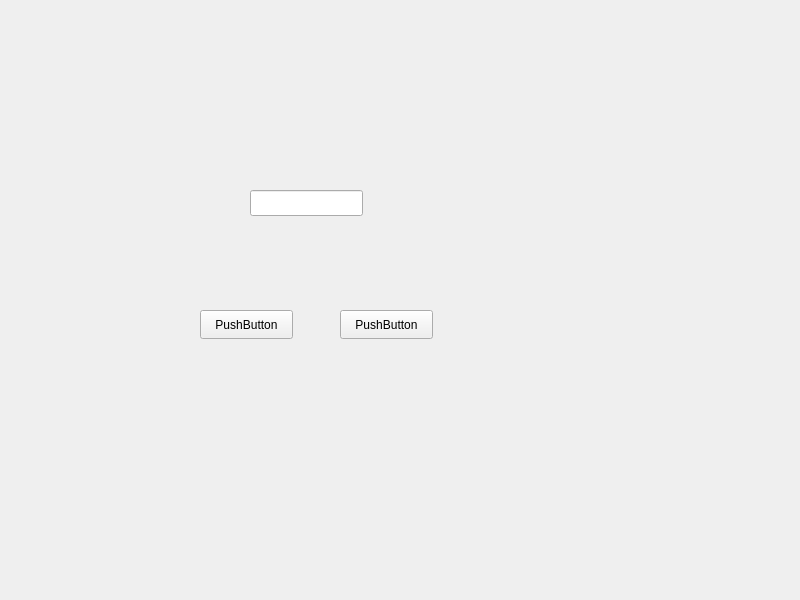
<?xml version="1.0" encoding="UTF-8"?>
<ui version="4.0">
 <class>Widget</class>
 <widget class="QWidget" name="Widget">
  <property name="geometry">
   <rect>
    <x>0</x>
    <y>0</y>
    <width>800</width>
    <height>600</height>
   </rect>
  </property>
  <property name="windowTitle">
   <string>Widget</string>
  </property>
  <widget class="QLineEdit" name="lineEdit">
   <property name="geometry">
    <rect>
     <x>250</x>
     <y>190</y>
     <width>113</width>
     <height>26</height>
    </rect>
   </property>
  </widget>
  <widget class="QPushButton" name="pushButton">
   <property name="geometry">
    <rect>
     <x>200</x>
     <y>310</y>
     <width>93</width>
     <height>29</height>
    </rect>
   </property>
   <property name="text">
    <string>PushButton</string>
   </property>
  </widget>
  <widget class="QPushButton" name="pushButton_2">
   <property name="geometry">
    <rect>
     <x>340</x>
     <y>310</y>
     <width>93</width>
     <height>29</height>
    </rect>
   </property>
   <property name="text">
    <string>PushButton</string>
   </property>
  </widget>
 </widget>
 <resources/>
 <connections/>
</ui>
